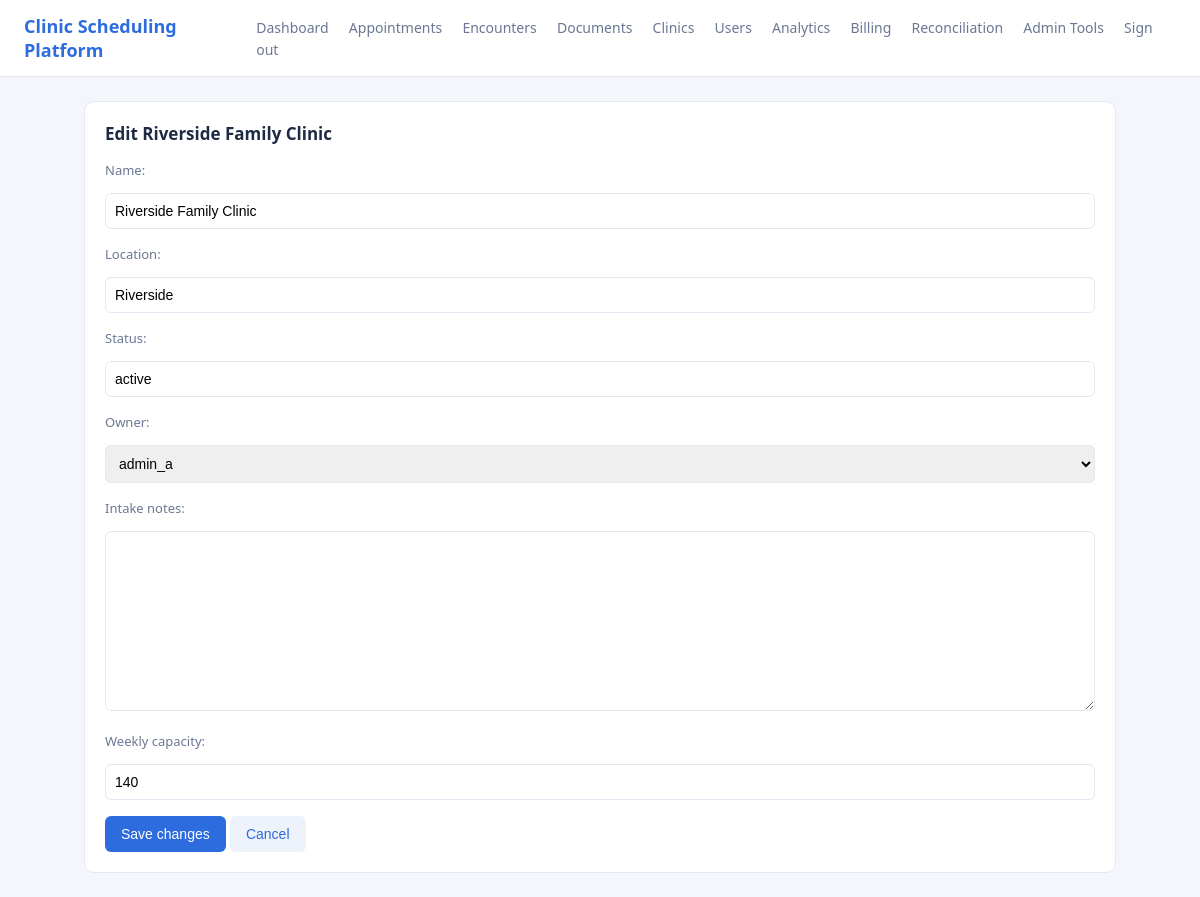
Screenshot of /clinics/3/edit (signed in) with the database file from the repository.
### scheduling/models.py (models this page shows, shortened)
class Clinic(models.Model):
    name = models.CharField(max_length=120)
    location = models.CharField(max_length=120, blank=True)
    status = models.CharField(max_length=32, default="active")
    owner = models.ForeignKey(
        User, null=True, blank=True, on_delete=models.SET_NULL, related_name="owned_clinics"
    )
    intake_notes = models.TextField(blank=True)
    weekly_capacity = models.IntegerField(default=120)
    class Meta:
        permissions = [
            ("change_panel", "Can change clinic configuration"),
            ("export_appointment", "Can export appointments"),
            ("approve_appointment", "Can approve appointment overrides"),
        ]

### scheduling/admin_views.py (the view)
# urls.py: path("clinics/<int:clinic_id>/edit", admin_views.clinic_edit, name="clinic_edit"),
@login_required
def clinic_edit(request, clinic_id):
    clinic = get_object_or_404(Clinic, pk=clinic_id)
    if request.method == "POST":
        form = ClinicEditForm(request.POST, instance=clinic)
        if form.is_valid():
            form.save()
            return redirect("clinic_config")
    else:
        form = ClinicEditForm(instance=clinic)
    return render(request, "clinic_edit.html", {"form": form, "clinic": clinic})

### scheduling/forms.py
class ClinicEditForm(forms.ModelForm):
    class Meta:
        model = Clinic
        fields = "__all__"

### templates/clinic_edit.html (shortened to what this page needs)
{% extends "base.html" %}
{% block content %}
<div class="card">
  <h2>Edit {{ clinic.name }}</h2>
  <form method="post" action="/clinics/{{ clinic.id }}/edit">
    {{ form.as_p }}
    <button type="submit">Save changes</button>
    <a href="/clinics/config"><button type="button" class="secondary">Cancel</button></a>
  </form>
</div>
{% endblock %}

### static/styles.css (style rules this page uses)
:root { --bg: #f4f6fb; --card: #ffffff; --ink: #1f2a44; --muted: #6b7793; --accent: #2d6cdf; --line: #e3e8f2; --ok: #1f9d63; --warn: #d9822b; }
* { box-sizing: border-box; }
body { margin: 0; font-family: "Segoe UI", Roboto, Arial, sans-serif; background: var(--bg); color: var(--ink); }
.card { background: var(--card); border: 1px solid var(--line); border-radius: 10px; padding: 20px; margin-bottom: 20px; }
.card h2 { margin-top: 0; font-size: 17px; }
input, select, textarea { width: 100%; padding: 9px; border: 1px solid var(--line); border-radius: 6px; font-size: 14px; margin-top: 4px; }
label { font-size: 13px; color: var(--muted); display: block; margin-bottom: 10px; }
button { background: var(--accent); color: #fff; border: 0; border-radius: 6px; padding: 10px 16px; font-size: 14px; cursor: pointer; }
button.secondary { background: #eef2fb; color: var(--accent); }

### rows the page displays
Clinic: name "Riverside Family Clinic", location "Riverside", status "active", owner "admin_a", weekly_capacity "140"
